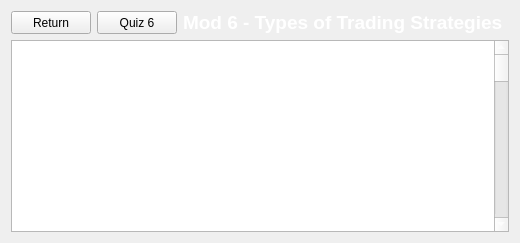
             <widget class="QWidget" name="mod6content">
              <layout class="QGridLayout" name="gridLayout_17">
               <item row="2" column="0" colspan="4">
                <widget class="QPlainTextEdit" name="mod6text">
                 <property name="styleSheet">
                  <string notr="true">color: white;</string>
                 </property>
                 <property name="readOnly">
                  <bool>true</bool>
                 </property>
                 <property name="plainText">
                  <string>Module 6: Types of Trading Strategies

1 - Day Trading vs. Swing Trading
Understanding the differences between day trading and swing trading is essential for choosing a trading style that fits your lifestyle and risk tolerance.

1.1 - Day Trading
Definition -&gt; Involves buying and selling securities within the same trading day, with all positions closed before the market closes.

Pros:
No Overnight Risk -&gt; Avoids unexpected events that could affect prices after the market closes.
Frequent Opportunities -&gt; Multiple trades per day can lead to numerous profit chances.

Cons:
High Time Commitment -&gt; Requires constant monitoring of the markets throughout the day.
Increased Transaction Costs -&gt; Frequent trading can result in higher fees and commissions.

1.2 - Swing Trading
Definition -&gt; Involves holding positions for several days to weeks, aiming to profit from short- to medium-term price movements.

Pros:
Less Intensive Monitoring -&gt; Doesn't require watching the markets constantly; suitable for those with other commitments.
Potential for Larger Gains -&gt; Captures more significant price swings than day trading.

Cons:
Overnight Risk -&gt; Exposed to market events and news that can affect prices when the market is closed.
Fewer Trading Opportunities -&gt; Fewer trades mean potentially fewer profit opportunities.

2 - Scalping
Scalping is a high-speed trading strategy focusing on making small profits from minor price changes.

Quick Trades for Small Profits -&gt; Traders execute numerous trades throughout the day, often holding positions for mere seconds or minutes.
Requires Fast Decision-Making -&gt; Success depends on the trader's ability to make rapid decisions and execute orders swiftly.
Challenges:
High Transaction Costs -&gt; The large number of trades can accumulate significant fees, which can eat into profits.
Emotional Stress -&gt; The fast-paced nature can be mentally exhausting, requiring intense focus and discipline.

3 - Trend Following
Trend following involves identifying and trading in the direction of a prevailing market trend.

Identifying Trends -&gt; Traders use tools like moving averages, trendlines, and other indicators to determine the market's direction.
Aligning with Market Momentum -&gt; By trading in the direction of the trend, traders aim to capitalize on sustained price movements.

Advantages:
Simplicity -&gt; Easier to execute since it follows the market's general direction.
Potential for Significant Profits -&gt; Trends can last for extended periods, allowing traders to ride substantial moves.

Disadvantages:
Delayed Signals -&gt; Traders may enter or exit positions after the initial move, potentially reducing profits.
Risk of Reversals _&gt; Sudden changes in trend can lead to losses if not managed properly.

4 - Mean Reversion
Mean reversion strategies are based on the concept that prices and returns eventually move back towards the mean or average.

Trading on Price Deviations -&gt; Traders look for securities that have significantly deviated from their historical averages.

Executing Trades:
Buying Undervalued Assets -&gt; Purchasing when prices are below the mean, expecting an upward correction.
Selling Overvalued Assets -&gt; Shorting or selling when prices are above the mean, anticipating a downward adjustment.

Considerations:
Market Conditions -&gt; Must ensure that deviations are temporary and not due to fundamental changes.
Timing -&gt; Accurate timing is crucial; entering too early or late can result in losses.

5 - Momentum Trading
Momentum trading involves buying securities that are rising and selling those that are falling, betting that the trend will continue.

Analyzing Market Strength -&gt; Traders use indicators like the Relative Strength Index (RSI) or Moving Average Convergence Divergence (MACD) to assess momentum.
Entering Trades Based on Momentum -&gt; Positions are taken in the direction of strong price movements.

Risks:
Volatility -&gt; High momentum can lead to rapid and unpredictable price changes.
Reversal Risk -&gt; Momentum can quickly fade, leading to potential losses if the trend reverses.

6 - Strategy Examples
Applying these strategies in real-world scenarios helps illustrate their practical use.

6.1 - Day Trading Example
Scenario -&gt; A trader observes that a tech stock is experiencing high volatility due to an upcoming product launch.
Action -&gt; Executes several trades throughout the day to capitalize on the price fluctuations caused by the news.
Outcome -&gt; Closes all positions before the market closes, avoiding overnight risk and profiting from intraday movements.

6.2 - Swing Trading Example
Scenario -&gt; A trader identifies a pharmaceutical company's stock that has just broken out of a consolidation pattern.
Action -&gt; Buys shares, anticipating that the breakout will lead to a sustained upward move over the next few weeks.
Outcome -&gt; Holds the position for several weeks and sells at a higher price, capturing the medium-term trend.

6.3 - Scalping Example
Scenario -&gt; A trader focuses on a popular currency pair in the forex market with tight spreads.
Action -&gt; Makes rapid trades, aiming to profit from small price increments of just a few pips.
Outcome -&gt; Over the course of the day, the small gains from numerous trades accumulate into a substantial profit.

6.4 - Trend Following Example
Scenario -&gt; Commodity prices are on a steady rise due to increasing global demand.
Action -&gt; The trader buys futures contracts in line with the upward trend.
Outcome -&gt; Maintains the position as long as indicators confirm the trend, exiting when signs of reversal appear.

6.5 - Mean Reversion Example
Scenario -&gt; A company's stock price drops sharply due to a temporary supply chain issue.
Action -&gt; The trader buys the stock at the lower price, expecting it to rebound once the issue is resolved.
Outcome -&gt; The price returns to its average level, and the trader sells for a profit.

6.6 - Momentum Trading Example
Scenario -&gt; After a major merger announcement, a stock begins to surge with increased trading volume.
Action -&gt; The trader buys shares to take advantage of the strong upward momentum.
Outcome -&gt; Sells the shares when indicators suggest that the momentum is slowing down, securing gains.

7 - Conclusion
Choosing the right trading strategy is a critical step in achieving success in the financial markets. By understanding and applying various strategies such as day trading, swing trading, scalping, trend following, mean reversion, and momentum trading, traders can align their approach with their individual goals, risk tolerance, and time availability. Real-world examples highlight how these strategies operate in practice, providing valuable insights for traders looking to refine their techniques and improve their performance.Module 2: Basics of Stock Trading

1 - Types of Stocks
1.1 - Common vs. Preferred Stocks
Common Stocks: When you purchase common stock, you're buying a piece of ownership in a company. Common shareholders have voting rights, allowing them to influence corporate decisions like electing the board of directors. Dividends may be paid out to common stockholders, but they are not guaranteed and can fluctuate based on the company's profitability.

Preferred Stocks: Preferred stockholders have a higher claim on assets and earnings than common shareholders. They usually receive fixed dividends and are paid out before common shareholders in the event of liquidation. However, preferred stocks typically do not come with voting rights.

1.2 - Blue-Chip Stocks
Blue-chip stocks are shares of large, well-established, and financially sound companies with a history of reliable performance. These companies are leaders in their industries and are known for their quality products or services. Companies like Apple, Microsoft, and Coca-Cola are considered blue-chip stocks due to their market dominance and consistent earnings.

1.3 - Penny Stocks
Penny stocks refer to shares of small companies that trade at low prices, typically under $5 per share. They are often not listed on major exchanges and trade over-the-counter. Penny stocks are highly speculative and carry significant risk due to low liquidity, limited disclosure, and higher volatility.

2 - Stock Exchanges
2.1 - Major Exchanges (NYSE and NASDAQ)
New York Stock Exchange (NYSE): The NYSE is the world's largest stock exchange by market capitalization. It operates as an auction market, where trades occur directly between buyers and sellers.

NASDAQ: An electronic marketplace known for its high concentration of technology stocks. It operates as a dealer market, where trades are executed via a network of dealers or market makers.

2.2 - How Exchanges Facilitate Trading
Exchanges provide a regulated platform where stocks are bought and sold. They ensure fair trading practices, transparency, and efficient price discovery by matching buy and sell orders.

2.3 - Role of Market Makers
Market makers are firms or individuals that buy and sell securities at specified prices to facilitate liquidity in the market. They ensure there's enough volume of trading so that trades can be executed quickly, helping to prevent drastic price changes due to supply and demand imbalances.

3 - How to Buy and Sell Stocks
3.1 - Setting Up a Brokerage Account
Choosing a Broker -&gt; Select a brokerage firm that suits your needs, considering factors like fees, investment options, and customer service.

Account Types -&gt; Decide between different types of accounts such as individual, joint, or retirement accounts.

Verification -&gt; Complete the application process, which may require personal identification and financial information.

3.2 - Market Orders vs. Limit Orders
Market Orders are an instruction to buy or sell a stock immediately at the best available current price. Execution is guaranteed, but the price is not. Limit orders are an order to buy or sell a stock at a specific price or better, where execution is not guaranteed, but you have control over the price.

3.3 - Introduction to Online Trading Platforms
Features: Online platforms offer tools for trading, research, portfolio tracking, and educational resources.
Benefits: Convenience, lower fees, and the ability to execute trades quickly from anywhere.

4 - Reading Stock Information
4.1 - Ticker Symbols
Ticker symbols unique series of letters assigned to a security for trading purposes, such as &quot;AAPL&quot; for Apple Inc., &quot;TSLA&quot; for Tesla Inc., and &quot;NVDA&quot; for Nvidia.

4.2 - Understanding Stock Quotes
Last Price =&gt; The most recent price at which the stock traded.
Change -&gt; The difference in price from the previous day's closing.
Open -&gt; The price at which the stock opened trading for the day.
High/Low -&gt; The highest and lowest prices at which the stock has traded during the day.

4.3 - Bid and Ask Prices
Bid Price -&gt; The highest price a buyer is willing to pay for a stock.
Ask Price -&gt; The lowest price a seller is willing to accept.
Spread -&gt; The difference between the bid and ask prices, representing the transaction cost and market liquidity.

4.4 - Market Indices (Dow Jones, S&amp;P 500)
The Dow Jones Industrial Average (DJIA) tracks 30 large, publicly-owned companies based in the United States, representing various industries, whereas the S&amp;P 500 measures stock performance of 500 large companies listed on exchanges in the U.S., serving as an indicator of the overall stock market health.

5 - The Role of Brokers in Stock Trading
Brokers act as intermediaries between investors and the stock market, executing buy and sell orders on behalf of clients. Some brokers offer investment advice, research, and portfolio management services. Brokers charge fees for their services, which can be based on per-trade commissions or account management fees, typically percentage-based.

6 - Understanding Trading Costs
Commissions -&gt; Fees charged by brokers for executing a trade.
Bid-Ask Spread -&gt; The indirect cost of trading, representing the difference between the buying and selling prices.
Other Fees -&gt; May include account maintenance fees, withdrawal fees, or inactivity fees.

7 - Risks and Rewards in Stock Trading
Potential Gains -&gt; Investors may earn returns through price appreciation and dividends.
Market Risk -&gt; The possibility of losing some or all of the original investment due to market fluctuations.
Volatility -&gt; Stocks can be volatile, leading to rapid changes in stock prices.
Diversification -&gt; Spreading investments across various assets to mitigate risk.

8 - Conclusion
Understanding the basics of stock trading is essential for anyone looking to invest in the stock market. By familiarizing yourself with the types of stocks, how exchanges operate, the process of buying and selling, and interpreting stock information, you lay a strong foundation for making informed trades and investment decisions.</string>
                 </property>
                </widget>
               </item>
               <item row="0" column="0">
                <widget class="QPushButton" name="RETURNBTN_6">
                 <property name="maximumSize">
                  <size>
                   <width>86</width>
                   <height>29</height>
                  </size>
                 </property>
                 <property name="text">
                  <string>Return</string>
                 </property>
                </widget>
               </item>
               <item row="0" column="1">
                <widget class="QPushButton" name="quizButton6">
                 <property name="maximumSize">
                  <size>
                   <width>86</width>
                   <height>29</height>
                  </size>
                 </property>
                 <property name="text">
                  <string>Quiz 6</string>
                 </property>
                </widget>
               </item>
               <item row="0" column="2">
                <widget class="QLabel" name="mod6header">
                 <property name="font">
                  <font>
                   <pointsize>14</pointsize>
                   <bold>true</bold>
                  </font>
                 </property>
                 <property name="styleSheet">
                  <string notr="true">color: white;</string>
                 </property>
                 <property name="text">
                  <string>Mod 6 - Types of Trading Strategies</string>
                 </property>
                </widget>
               </item>
              </layout>
             </widget>
